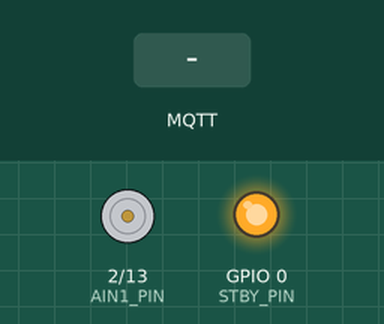
This sketch was run on a simulated ESP32. On the bench: motor-driver pin pairs drawn as motors (green arrow = first pin HIGH = forward, orange = second pin HIGH = backward, longer = more drive, scaled by the enable pin, stopped while the standby pin is LOW), output pins drawn as LEDs (lit = HIGH). Inputs (shaded band) come from the test bench. WiFi joins after 1.5 s; servers stay silent unless stated; uploads are accepted with an empty reply; no MQTT or app messages arrive unless stated; the camera gives no picture; what the sketch prints to the serial monitor is not drawn.

Above: at 3.0 s.
3.1 s: MQTT message "1" arrives on the first subscribed topic
At 7.9 s:
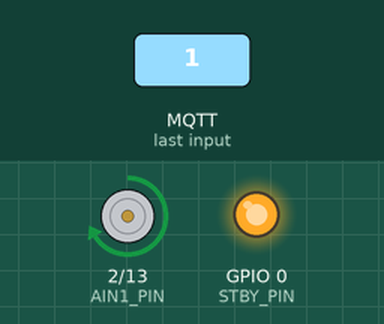
8.6 s: MQTT message "0" arrives on the first subscribed topic
At 12.9 s:
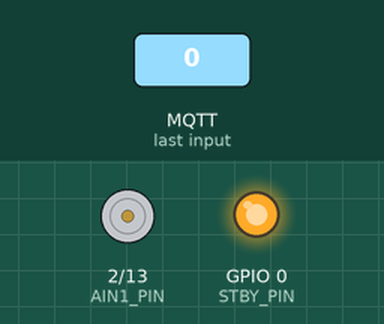
Timing chart, 0 to 14.4 s (numbered marks = the images above; inputs shaded):
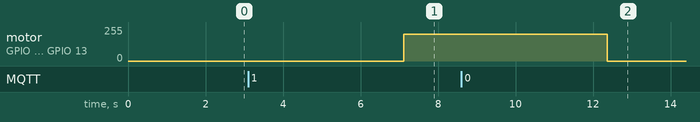

The sketch:

ESP32Cam_MQTT_Lock_new.ino
```cpp
#include "esp_camera.h"
#include <WiFi.h>
#include <PubSubClient.h>
#include <HTTPClient.h>        // ← 确保加上这行

// ——— 摄像头引脚（AI-Thinker） ———
#define PWDN_GPIO_NUM     32
#define RESET_GPIO_NUM    -1
#define XCLK_GPIO_NUM     0
#define SIOD_GPIO_NUM     26
#define SIOC_GPIO_NUM     27
#define Y9_GPIO_NUM       35
#define Y8_GPIO_NUM       34
#define Y7_GPIO_NUM       39
#define Y6_GPIO_NUM       36
#define Y5_GPIO_NUM       21
#define Y4_GPIO_NUM       19
#define Y3_GPIO_NUM       18
#define Y2_GPIO_NUM       5
#define VSYNC_GPIO_NUM    25
#define HREF_GPIO_NUM     23
#define PCLK_GPIO_NUM     22

// ——— Wi-Fi + MQTT ———
const char* ssid       = "Ryan";
const char* password   = "ryanryan";
const char* mqttBroker = "test.mosquitto.org";
const int   mqttPort   = 1883;
const char* mqttTopic  = "face/motor/control";

WiFiClient    wifiClient;
PubSubClient  mqtt(wifiClient);

// ——— 马达脚 ———
#define AIN1_PIN 2
#define AIN2_PIN 13
#define PWMA_PIN 14
#define STBY_PIN 0

void mqttCallback(char* topic, byte* payload, unsigned int length) {
  char cmd = (char)payload[0];
  if (cmd == '1') {
    digitalWrite(AIN1_PIN, HIGH);
    digitalWrite(AIN2_PIN, LOW);
    analogWrite(PWMA_PIN, 200);
  } else {
    digitalWrite(AIN1_PIN, LOW);
    digitalWrite(AIN2_PIN, LOW);
    analogWrite(PWMA_PIN, 0);
  }
}

void setup() {
  Serial.begin(115200);

  // 马达
  pinMode(AIN1_PIN, OUTPUT);
  pinMode(AIN2_PIN, OUTPUT);
  pinMode(PWMA_PIN, OUTPUT);
  pinMode(STBY_PIN, OUTPUT);
  digitalWrite(STBY_PIN, HIGH);

  // Wi-Fi
  WiFi.begin(ssid, password);
  while (WiFi.status() != WL_CONNECTED) {
    delay(500); Serial.print(".");
  }
  Serial.println("\nWi-Fi OK: " + WiFi.localIP().toString());

  // 摄像头配置，逐个赋值
  camera_config_t config;
  config.ledc_channel = LEDC_CHANNEL_0;
  config.ledc_timer   = LEDC_TIMER_0;
  config.pin_d0       = Y2_GPIO_NUM;
  config.pin_d1       = Y3_GPIO_NUM;
  config.pin_d2       = Y4_GPIO_NUM;
  config.pin_d3       = Y5_GPIO_NUM;
  config.pin_d4       = Y6_GPIO_NUM;
  config.pin_d5       = Y7_GPIO_NUM;
  config.pin_d6       = Y8_GPIO_NUM;
  config.pin_d7       = Y9_GPIO_NUM;
  config.pin_xclk     = XCLK_GPIO_NUM;
  config.pin_pclk     = PCLK_GPIO_NUM;
  config.pin_vsync    = VSYNC_GPIO_NUM;
  config.pin_href     = HREF_GPIO_NUM;
  config.pin_sccb_sda = SIOD_GPIO_NUM;
  config.pin_sccb_scl = SIOC_GPIO_NUM;
  config.pin_pwdn     = PWDN_GPIO_NUM;
  config.pin_reset    = RESET_GPIO_NUM;
  config.xclk_freq_hz = 20000000;
  config.pixel_format = PIXFORMAT_JPEG;
  config.frame_size   = FRAMESIZE_QVGA;
  config.fb_location  = CAMERA_FB_IN_DRAM;
  config.fb_count     = 1;

  if (esp_camera_init(&config) != ESP_OK) {
    Serial.println("Camera init failed");
    while(true) delay(1000);
  }
  Serial.println("Camera init OK");

  // MQTT
  mqtt.setServer(mqttBroker, mqttPort);
  mqtt.setCallback(mqttCallback);
  while (!mqtt.connected()) {
    if (mqtt.connect("esp32cam-client")) {
      mqtt.subscribe(mqttTopic);
    } else {
      delay(3000);
    }
  }
}

void loop() {
  mqtt.loop();

  camera_fb_t* fb = esp_camera_fb_get();
  if (!fb) {
    Serial.println("Capture failed");
    delay(1000);
    return;
  }

  HTTPClient http;
  http.begin("http://192.168.50.164:5000/recognize");
  http.addHeader("Content-Type", "multipart/form-data; boundary=ESP32CAM");
  String boundary = "ESP32CAM";
  String head = "--" + boundary + "\r\n"
                "Content-Disposition: form-data; name=\"image\"; filename=\"img.jpg\"\r\n"
                "Content-Type: image/jpeg\r\n\r\n";
  String tail = "\r\n--" + boundary + "--\r\n";
  int total = head.length() + fb->len + tail.length();
  http.addHeader("Content-Length", String(total));

  WiFiClient* stream = http.getStreamPtr();
  stream->print(head);
  stream->write(fb->buf, fb->len);
  stream->print(tail);

  int code = http.POST("");
  String resp = http.getString();
  Serial.printf("HTTP %d %s\n", code, resp.c_str());

  http.end();
  esp_camera_fb_return(fb);

  delay(5000);
}
```

Measured:
- after the input at 3.1 s, motor on GPIO 2 (AIN1_PIN) / GPIO 13 (AIN2_PIN): stopped → forward 200/255 after 4.0 s
- after the input at 8.6 s, motor on GPIO 2 (AIN1_PIN) / GPIO 13 (AIN2_PIN): forward 200/255 → stopped after 3.8 s
